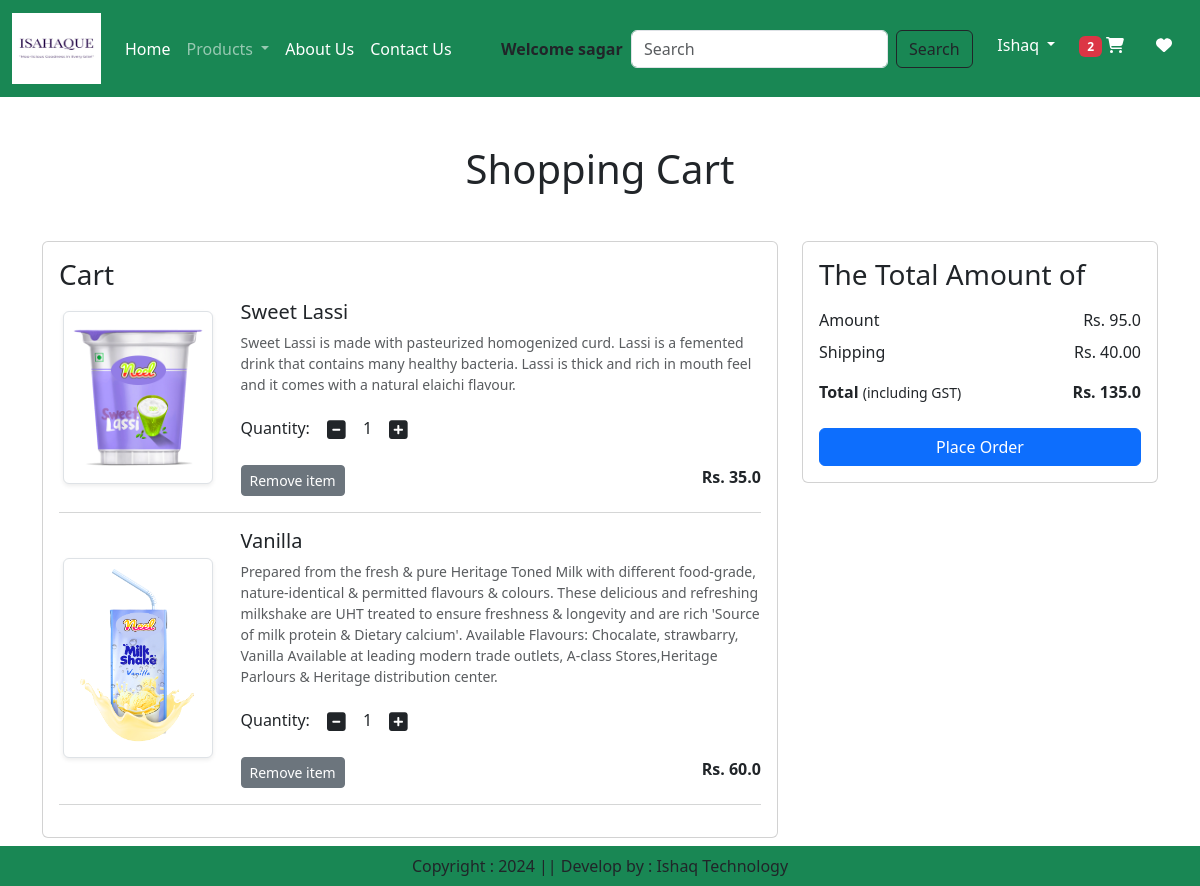
Page /cart/ (signed in) on the committed database.
### app/models.py (models this page shows, shortened)
class Cart(models.Model):
    user= models.ForeignKey(User, on_delete=models.CASCADE)
    product= models.ForeignKey(Product, on_delete=models.CASCADE)
    quantity= models.PositiveIntegerField(default=1)

class Product(models.Model):
    title=models.CharField(max_length=100)
    selling_price=models.FloatField()
    discounted_price=models.FloatField()
    description=models.TextField()
    composition=models.TextField(default='')
    prodapp=models.TextField(default='')
    category=models.CharField(choices=CATEGORY_CHOICES, max_length=2)
    product_image=models.ImageField(upload_to='product')

### app/views.py (the view)
# urls.py: path('cart/', views.show_cart, name='showcart'),
def show_cart(request):
    user=request.user
    cart=Cart.objects.filter(user=user)
    amount=0
    for p in cart:
        value = p.quantity*p.product.discounted_price
        amount=amount+value
        totalamount=amount+40
        totalitem = 0
        if request.user.is_authenticated:
            totalitem = len(Cart.objects.filter(user=request.user))
    return render(request, "app/addtocart.html",locals())

### app/templates/app/addtocart.html (shortened to what this page needs)
{% extends "app/base.html" %}
{% load static %}
{% block main-content %}
<div class="container my-5">
    <div class="row">
        {% if cart %}
        <h1 class="text-center mb-5">Shopping Cart</h1>
        <div class="col-sm-8">
            <div class="card">
                <div class="card-body">
                    <h3>Cart</h3>
                    {% for item in cart %}
                    <div class="row">
                        <div class="col-sm-3 text-center align-self-center"><img src="{{item.product.product_image.url}}" alt="" srcset="" class="img-fluid img-thumbnail shadow-sm" width="150" height="150">
                        </div>
                        <div class="col-sm-9">
                            <div>
                                <h5>{{item.product.title}}</h5>
                                <p class="mb-2 text-muted small">{{item.product.description}}</p>
                                <div class="my-3">
                                    <label for="quantity">Quantity:</label>
                                    <a class="minus-cart btn" pid={{item.product.id}}><i class="fas fa-minus-square fa-lg"></i></a>
                                    <span id="quantity">{{item.quantity}}</span>
                                    <a class="plus-cart btn" pid={{item.product.id}}><i class="fas fa-plus-square fa-lg"></i></a>
                                </div>
                                <div class="d-flex justify-content-between">
                                    <a href="#" class="remove-cart btn btn btn-sm btn-secondary mr-3" pid={{item.product.id}}>Remove item</a>
                                    <p class="mb-0"><span><strong> Rs. {{item.product.discounted_price}}</strong></span></p>
                                </div>
                            </div>
                        </div>
                    </div>
                    <hr class="text-muted">
                    {% endfor %}
                </div>
            </div>
        </div>
<div class="col-sm-4">
    <div class="card">
        <div class="card-body">
            <h3>The Total Amount of</h3>
            <ul class="list-group">
                <li class="list-group-item d-flex justify-content-between align-items-center border-0 px-0 pb-0">Amount<span id="amount">Rs. {{amount}}</span></li>
                <li class="list-group-item d-flex justify-content-between align-items-center border-0 px-0">Shipping<span> Rs. 40.00</span></li>
                <li class="list-group-item d-flex justify-content-between align-items-center border-0 px-0 mb-3">
                    <div>
                        <strong>Total</strong> <small>(including GST)</small>
                    </div>
                    <span id="totalamount"><strong>Rs. {{totalamount}}</strong></span>
                </li>
            </ul>
            <div class="d-grid"><a href="{% url 'checkout' %}" class="btn btn-primary">Place Order</a></div>
        </div>
    </div>
</div>
{% else %}
    <h1 class="text-center mb-5">Cart is Empty</h1>
{% endif %}
</div>
</div>
{% endblock main-content %}

### app/templates/app/base.html (shortened to what this page needs)
<!DOCTYPE html>
{% load static %}
<html lang="en">
<head>
    <link href="https://cdn.jsdelivr.net/npm/bootstrap@5.3.2/dist/css/bootstrap.min.css" rel="stylesheet"
>
    <link rel="stylesheet" href="{% static 'app/css/owl.carousel.min.css' %}" />
    <link rel="stylesheet" href="{% static 'app/css/all.min.css' %}" />
    <link rel="stylesheet" href="{% static 'app/css/style.css' %}" />
</head>
<body>
    <nav class="navbar navbar-expand-lg navbar-dark bg-success">
        <div class="container-fluid">
          <a class="navbar-brand" href="/">
            <img src="{% static "app/images/ishaq.png" %}" width="89" height="71" />
          </a>
          <div class="collapse navbar-collapse" id="navbarSupportedContent">
            <ul class="navbar-nav me-auto mb-2 mb-lg-0">
              {% if request.user.is_authenticated %}
              <li class="nav-item">
                <a class="nav-link active" aria-current="page" href="/">Home</a>
              </li>
              <li class="nav-item dropdown">
                <a class="nav-link dropdown-toggle" href="#" role="button" data-bs-toggle="dropdown" aria-expanded="false">
                  Products
                </a>
              </li>
              <li class="nav-item">
                <a class="nav-link text-white" href="{% url 'about' %}">About Us</a>
              </li>
              <li class="nav-item">
                <a class="nav-link text-white" href="{% url 'contact' %}">Contact Us</a>
              </li>
            </ul>
            {% if user.is_authenticated %}
            <strong>Welcome {{user}}</strong>&nbsp;&nbsp;
            {% else %}
            <strong>Welcome Guest</strong>&nbsp;&nbsp;
            {% endif %}
            <form class="d-flex" role="search" action="/search" method="get">
              <input class="form-control me-2" type="search" placeholder="Search" name="search"
              aria-label="Search">
              <button class="btn btn-outline-dark" type="submit">Search</button>
            </form>
          </div>&nbsp;&nbsp;&nbsp;&nbsp;
          <ul class="navbar-nav me-auto mb-2 mb-lg-0">
            <li class="nav-item dropdown mb-2">
              <a class="nav-link dropdown-toggle text-white" href="#" role="button" id="profiledropdown"  data-bs-toggle="dropdown" aria-expanded="false">Ishaq
              </a>
            </li>
            <li class="nav-item mx-2">
              <a href="{% url 'showcart' %}" class="nav-link text-white"><span class="badge bg-danger">
              {% if totalitem > 0 %} {{totalitem}} {% endif %}</span>&nbsp;<i class="fa fa-shopping-cart"></i></a>
            </li>
            <li class="nav-item mx-2">
              <a href="#" class="nav-link text-white"><i class="fa fa-heart"></i></a>
            </li>
            {% endif %}
          </ul>
        </div>
      </nav>
      {% block main-content %} {% endblock main-content %}
      <footer class="container-fluid fixed-bottom bg-success text-center p-2 mt-5">
        Copyright : 2024 || Develop by : Ishaq Technology
      </footer>
</body>
</html>

### rows in the picture
Cart: product.product_image (picture), product "Sweet Lassi", product.description "Sweet Lassi is made with pasteurized homogenized curd. Lassi is a femented drink that contains many healthy bacteria. Lassi is thick and rich in mouth feel and it comes with a natural elaichi flavour.", quantity "1", product.discounted_price "35.0"
Cart: product.product_image (picture), product "Vanilla", product.description "Prepared from the fresh & pure Heritage Toned Milk with different food-grade, nature-identical & permitted flavours & colours. These delicious and refreshing milkshake are UHT treated to ensure freshness & longevity and are rich 'Source of milk protein & Dietary calcium'. Available Flavours: Chocalate, strawbarry, Vanilla Available at leading modern trade outlets, A-class Stores,Heritage Parlours & Heritage distribution center.", quantity "1", product.discounted_price "60.0"

### other values in the picture
{{ user }} "sagar"
{{ totalitem }} "2"
{{ amount }} "95.0"
{{ totalamount }} "135.0"
